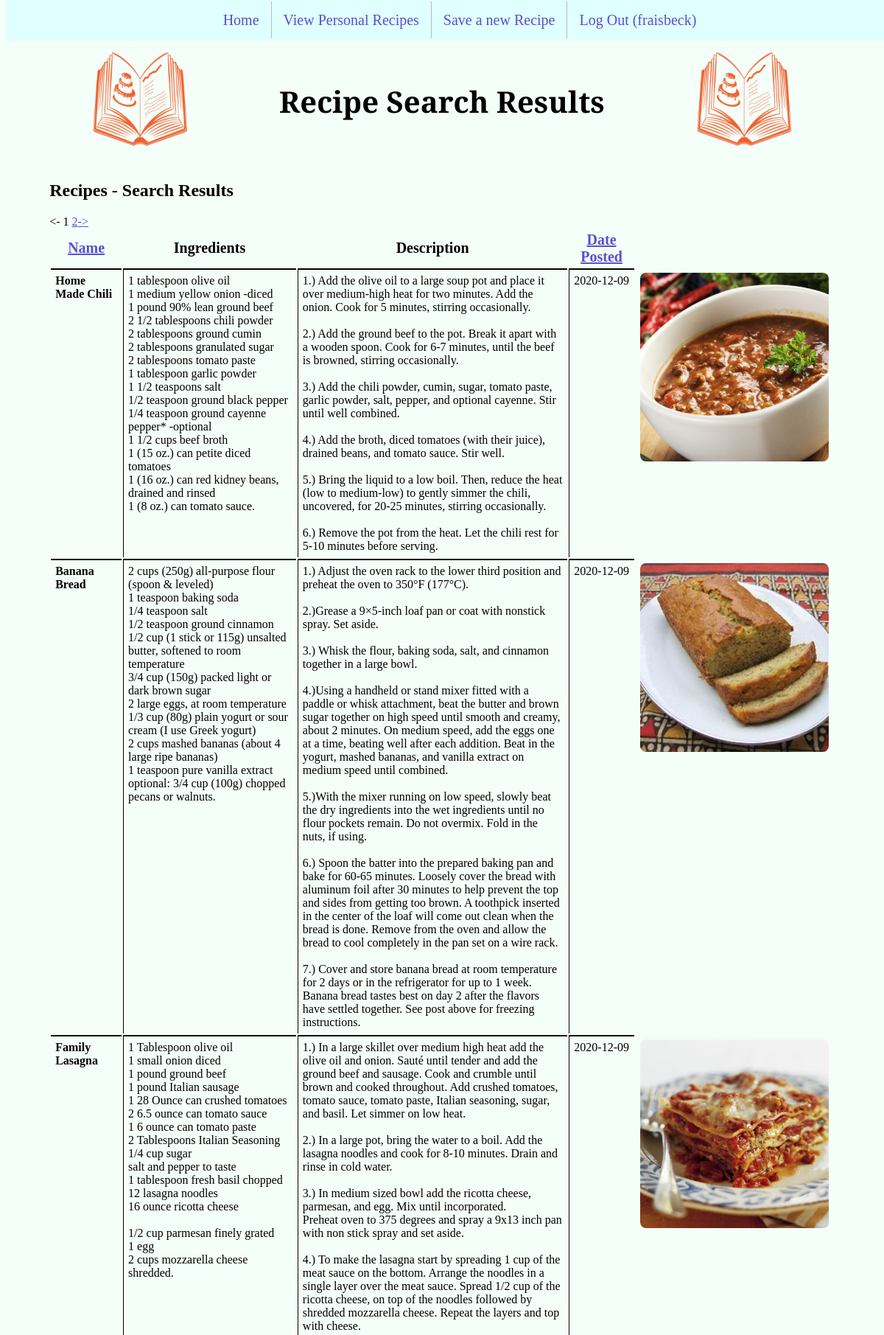
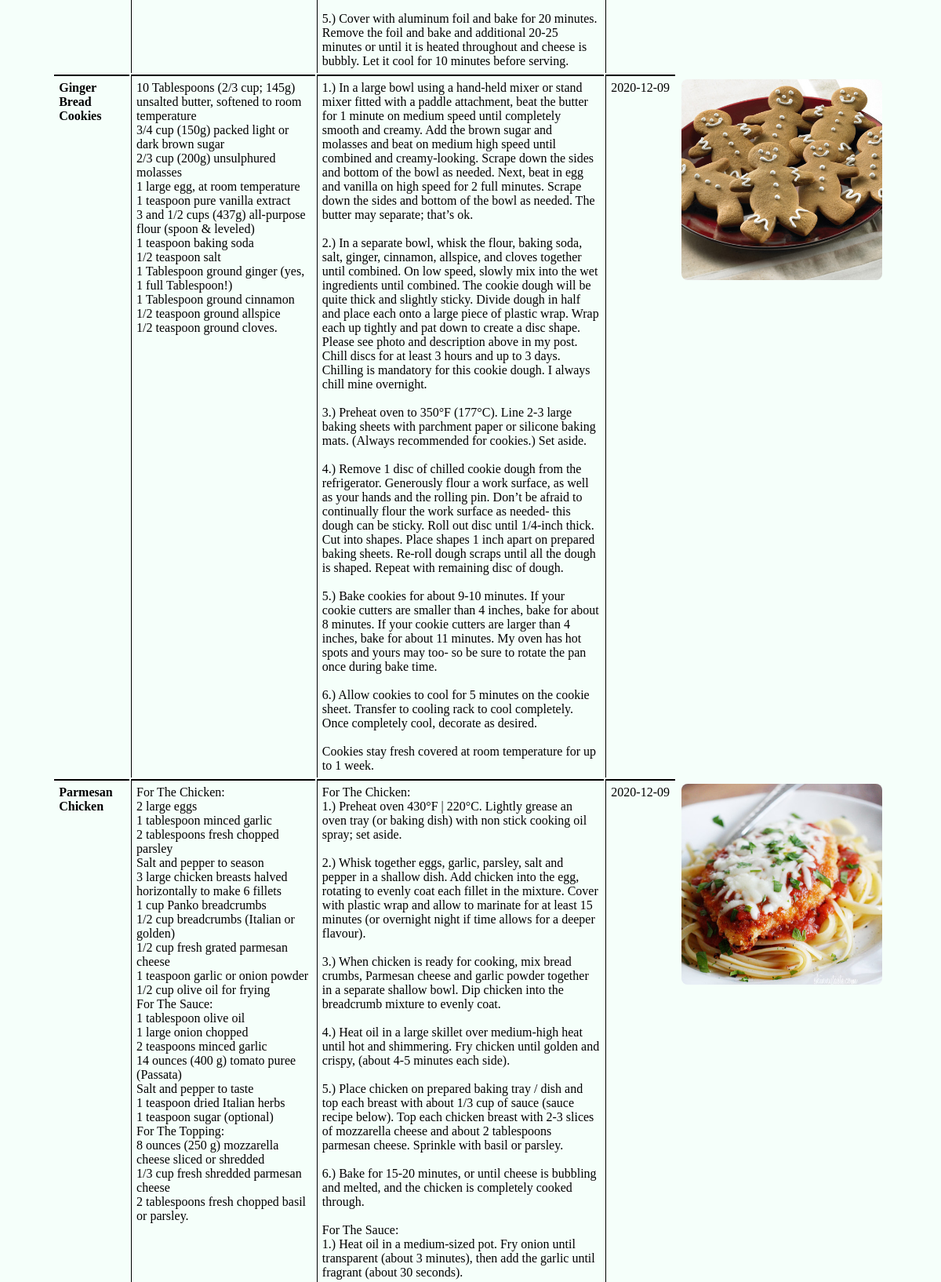
The page /search.php (signed in, upper part) on the database its author committed (2 pictures, top to bottom).
### tables this page shows
CREATE TABLE `recipeList` (
  `id` int NOT NULL AUTO_INCREMENT,
  `user_id` int NOT NULL,
  `title` varchar(150) DEFAULT NULL,
  `date` datetime DEFAULT NULL,
  `ingredients` varchar(8000) DEFAULT NULL,
  `directions` varchar(8000) DEFAULT NULL,
  `dishPicture` varchar(150) DEFAULT NULL,
  PRIMARY KEY (`id`),
  KEY `user_id` (`user_id`),
  CONSTRAINT `recipeList_ibfk_1` FOREIGN KEY (`user_id`) REFERENCES `recipeUser` (`userid`) ON DELETE CASCADE ON UPDATE CASCADE
);

### search.php (the view, shortened to what this page needs)
<?php
    require_once('header.php');
    require_once('navmenu.php');
    echo '<h2>Recipes - Search Results</h2>';
    function build_query($user_search, $sort) {
        $search_query = "SELECT * FROM recipeList";
        $clean_search = str_replace(',', ' ', $user_search);
        $search_words = explode(' ', $clean_search);
        $final_search_words = array();
        $where_list = array();
        return $search_query;
    }
    function generate_sort_links($user_search, $sort) {
        $sort_links = '';
        switch ($sort) {
            default:
            $sort_links .= '<th><a href = "' . $_SERVER['PHP_SELF'] . '?usersearch=' . $user_search .
                    '&sort=1">Name</a></th><th>Ingredients</th><th>Description</th>';
            $sort_links .= '<th><a href = "' . $_SERVER['PHP_SELF'] . '?usersearch=' . $user_search .
                    '&sort=3">Date Posted</a></th>';
        }
        return $sort_links;
    }
    function generate_page_links($user_search, $sort, $cur_page, $num_pages) {
        $page_links = '';
        if ($cur_page > 1) {
            $page_links .= '<a href="' . $_SERVER['PHP_SELF'] . '?usersearch=' . $user_search .
                    '&sort=' . $sort . '&page=' . ($cur_page - 1) . '"><-</a> ';
        }
        else {
            $page_links .= '<- ';
        }
        for ($i = 1; $i <= $num_pages; $i++) {
            if ($cur_page == $i) {
                $page_links .= ' ' . $i;
            }
            else {
                $page_links .= ' <a href="' . $_SERVER['PHP_SELF'] . '?usersearch=' . $user_search .
                        '&sort=' . $sort . '&page=' . $i . '"> ' . $i . '</a>';
            }
        }
        if ($cur_page < $num_pages) {
            $page_links .= ' <a href="' . $_SERVER['PHP_SELF'] . '?usersearch=' . $user_search .
                    '&sort=' . $sort . '&page=' . ($cur_page + 1) . '">-></a>';
        }
        else {
            $page_links .= ' ->';
        }
        return $page_links;
    }
    $sort = !empty($_GET['sort']) ? $_GET['sort'] : '';
    $user_search = $_GET['usersearch'];
    $cur_page = isset($_GET['page']) ? $_GET['page'] : 1;
    $results_per_page = 5;
    $skip = (($cur_page - 1) * $results_per_page);
    echo '<div class="results">';
    echo '<table border="0" cellpadding="2">';
    echo '<tr class="heading">';
    echo generate_sort_links($user_search, $sort);
    echo '</tr>';
    $dbc = mysqli_connect(DB_HOST, DB_USER, DB_PASSWORD, DB_NAME)
        or die('Error connecting to MySQL server.');
    $query = build_query($user_search, $sort);
    $result = mysqli_query($dbc, $query)
        or die('Error querying database.');
    $total = mysqli_num_rows($result);
    $num_pages = ceil($total / $results_per_page);
    $query = $query . " LIMIT $skip, $results_per_page";
    $result = mysqli_query($dbc, $query)
        or die('Error querying database.');
    if ($num_pages > 1) {
        echo generate_page_links($user_search, $sort, $cur_page, $num_pages);
    }
    while ($row = mysqli_fetch_array($result)) {
        echo '<tr>';
        echo '<td style="font-weight:bold" valign="top" width="10%">' . $row['title'] . '</td>';
        echo '<td valign="top" width="30%">' . preg_replace("/\r\n/", "<br />", $row['ingredients']) . '.</td>';
        echo '<td valign="top" width="50%">' . preg_replace("/\r\n/", "<br />", $row['directions']) . '</td>';
        echo '<td valign="top" width="10%">' . substr($row['date'], 0, 10) . '</td>';
        if (is_file(RECIPE_UPLOADPATH . $row['dishPicture'])
                && filesize(RECIPE_UPLOADPATH . $row['dishPicture']) > 0) {
            echo '<td valign="top"><img src="' . RECIPE_UPLOADPATH . $row['dishPicture'] . '"
                    alt="Dish image" /></td></tr>';
        }
        else {
            echo '<td valign="top" width="20%">' . $row['dishPicture'] . '</td>';
        }
    }
    echo '</table>';
    echo '</div>';
    require_once('footer.php');
?>

### proj4style.css (style rules this page uses)
th { font-size: 20px; }
td { padding: 6px; border-left: 1px solid black; border-top: 2px solid black; }
td:last-child { border-top: none; }
td:first-child, td:last-child { border-left: none; }
a:link { color: #5a4fcf; }
html,body { height: 100%; background-color: #f5fffa; margin-top: 20px; }
body { display: flex; flex-direction: column; }
img { width: 256px; height: 256px; border-radius: 8px; }
.results { padding-left: 5%; padding-right: 5%; }
h2 { padding-left: 5%; }

### rows shown on the page
recipelist: title "Home Made Chili", ingredients "1 tablespoon olive oil 1 medium yellow onion -diced 1 pound 90% lean ground beef 2 1/2 tablespoons chili powder 2 tablespoons ground cumin 2 tablespoons granulated sugar 2 tablespoons tomato paste 1 tablespoon garlic powder 1 1/2 teaspoons salt 1/2 teaspoon ground black pepper 1/4 teaspoon ground cayenne pepper* -optional 1 1/2 cups beef broth 1 (15 oz.) can petite diced tomatoes 1 (16 oz.) can red kidney beans, drained and rinsed 1 (8 oz.) can tomato sauce", directions "1.) Add the olive oil to a large soup pot and place it over medium-high heat for two minutes. Add the onion. Cook for 5 minutes, stirring occasionally. 2.) Add the ground beef to the pot. Break it apart with a wooden spoon. Cook for 6-7 minutes, until the beef is browned, stirring occasionally. 3.) Add the chili powder, cumin, sugar, tomato paste, garlic powder, salt, pepper, and optional cayenne. Stir until well combined. 4.) Add the broth, diced tomatoes (with their juice), drained beans, and tomato sauce. Stir well. 5.) Bring the liquid to a low boil. Then, reduce the heat (low to medium-low) to gently simmer the chili, uncovered, for 20-25 minutes, stirring occasionally. 6.) Remove the…", date "2020-12-09", dishPicture (picture)
recipelist: title "Banana Bread", ingredients "2 cups (250g) all-purpose flour (spoon & leveled) 1 teaspoon baking soda 1/4 teaspoon salt 1/2 teaspoon ground cinnamon 1/2 cup (1 stick or 115g) unsalted butter, softened to room temperature 3/4 cup (150g) packed light or dark brown sugar 2 large eggs, at room temperature 1/3 cup (80g) plain yogurt or sour cream (I use Greek yogurt) 2 cups mashed bananas (about 4 large ripe bananas) 1 teaspoon pure vanilla extract optional: 3/4 cup (100g) chopped pecans or walnuts", directions "1.) Adjust the oven rack to the lower third position and preheat the oven to 350°F (177°C). 2.)Grease a 9×5-inch loaf pan or coat with nonstick spray. Set aside. 3.) Whisk the flour, baking soda, salt, and cinnamon together in a large bowl. 4.)Using a handheld or stand mixer fitted with a paddle or whisk attachment, beat the butter and brown sugar together on high speed until smooth and creamy, about 2 minutes. On medium speed, add the eggs one at a time, beating well after each addition. Beat in the yogurt, mashed bananas, and vanilla extract on medium speed until combined. 5.)With the mixer running on low speed, slowly beat the dry ingredients into the wet ingredients until no flour…", date "2020-12-09", dishPicture (picture)
recipelist: title "Family Lasagna", ingredients "1 Tablespoon olive oil 1 small onion diced 1 pound ground beef 1 pound Italian sausage 1 28 Ounce can crushed tomatoes 2 6.5 ounce can tomato sauce 1 6 ounce can tomato paste 2 Tablespoons Italian Seasoning 1/4 cup sugar salt and pepper to taste 1 tablespoon fresh basil chopped 12 lasagna noodles 16 ounce ricotta cheese 1/2 cup parmesan finely grated 1 egg 2 cups mozzarella cheese shredded", directions "1.) In a large skillet over medium high heat add the olive oil and onion. Sauté until tender and add the ground beef and sausage. Cook and crumble until brown and cooked throughout. Add crushed tomatoes, tomato sauce, tomato paste, Italian seasoning, sugar, and basil. Let simmer on low heat. 2.) In a large pot, bring the water to a boil. Add the lasagna noodles and cook for 8-10 minutes. Drain and rinse in cold water. 3.) In medium sized bowl add the ricotta cheese, parmesan, and egg. Mix until incorporated. Preheat oven to 375 degrees and spray a 9x13 inch pan with non stick spray and set aside. 4.) To make the lasagna start by spreading 1 cup of the meat sauce on the bottom. Arrange the…", date "2020-12-09", dishPicture (picture)
recipelist: title "Ginger Bread Cookies", ingredients "10 Tablespoons (2/3 cup; 145g) unsalted butter, softened to room temperature 3/4 cup (150g) packed light or dark brown sugar 2/3 cup (200g) unsulphured molasses 1 large egg, at room temperature 1 teaspoon pure vanilla extract 3 and 1/2 cups (437g) all-purpose flour (spoon & leveled) 1 teaspoon baking soda 1/2 teaspoon salt 1 Tablespoon ground ginger (yes, 1 full Tablespoon!) 1 Tablespoon ground cinnamon 1/2 teaspoon ground allspice 1/2 teaspoon ground cloves", directions "1.) In a large bowl using a hand-held mixer or stand mixer fitted with a paddle attachment, beat the butter for 1 minute on medium speed until completely smooth and creamy. Add the brown sugar and molasses and beat on medium high speed until combined and creamy-looking. Scrape down the sides and bottom of the bowl as needed. Next, beat in egg and vanilla on high speed for 2 full minutes. Scrape down the sides and bottom of the bowl as needed. The butter may separate; that’s ok. 2.) In a separate bowl, whisk the flour, baking soda, salt, ginger, cinnamon, allspice, and cloves together until combined. On low speed, slowly mix into the wet ingredients until combined. The cookie dough will be…", date "2020-12-09", dishPicture (picture)
recipelist: title "Parmesan Chicken", ingredients "For The Chicken: 2 large eggs 1 tablespoon minced garlic 2 tablespoons fresh chopped parsley Salt and pepper to season 3 large chicken breasts halved horizontally to make 6 fillets 1 cup Panko breadcrumbs 1/2 cup breadcrumbs (Italian or golden) 1/2 cup fresh grated parmesan cheese 1 teaspoon garlic or onion powder 1/2 cup olive oil for frying For The Sauce: 1 tablespoon olive oil 1 large onion chopped 2 teaspoons minced garlic 14 ounces (400 g) tomato puree (Passata) Salt and pepper to taste 1 teaspoon dried Italian herbs 1 teaspoon sugar (optional) For The Topping: 8 ounces (250 g) mozzarella cheese sliced or shredded 1/3 cup fresh shredded parmesan cheese 2 tablespoons fresh chopped basil…", directions "For The Chicken: 1.) Preheat oven 430°F | 220°C. Lightly grease an oven tray (or baking dish) with non stick cooking oil spray; set aside. 2.) Whisk together eggs, garlic, parsley, salt and pepper in a shallow dish. Add chicken into the egg, rotating to evenly coat each fillet in the mixture. Cover with plastic wrap and allow to marinate for at least 15 minutes (or overnight night if time allows for a deeper flavour). 3.) When chicken is ready for cooking, mix bread crumbs, Parmesan cheese and garlic powder together in a separate shallow bowl. Dip chicken into the breadcrumb mixture to evenly coat. 4.) Heat oil in a large skillet over medium-high heat until hot and shimmering. Fry chicken…", date "2020-12-09", dishPicture (picture)

### other values the page prints
$page_title "Recipe Search Results"
$_SESSION['username'] "fraisbeck"
